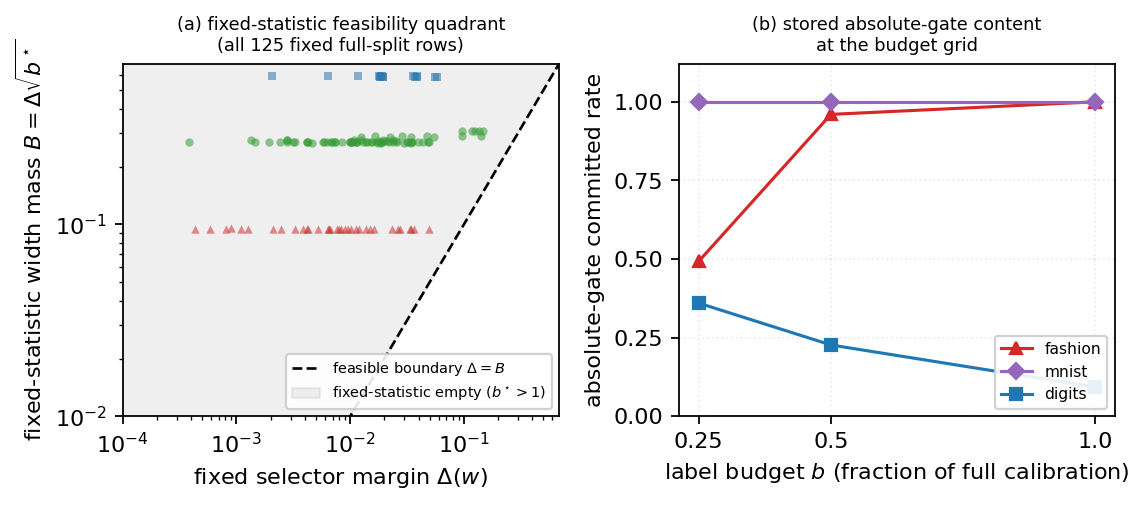

Reproduce this figure in Python.
#!/usr/bin/env python3
"""Render the Round-4 scoped version of the existing M10 frontier figure.

Reads the frozen M10 JSON and changes only figure labels: panel (a) is explicitly a
fixed-statistic required-width calculation, while panel (b) remains a stored-grid diagnostic.
"""

from __future__ import annotations

import json
import math
import statistics as st
from pathlib import Path

import matplotlib

matplotlib.use("Agg")
import matplotlib.pyplot as plt
import numpy as np


PROJECT = Path(__file__).resolve().parents[1]
SOURCE = PROJECT / "remote_snapshot" / "results" / "SUBGMIX_M10_EXACTBAND_BUDGET_R1911.json"
OUTPDF = PROJECT / "manuscript" / "fig_m10_frontier.pdf"
OUTPNG = PROJECT / "build" / "revision_04_fig_m10_frontier.png"


def main() -> None:
    payload = json.loads(SOURCE.read_text())
    rows = [
        row
        for carrier_value in payload["cells"].values()
        for budget_value in carrier_value["budgets"].values()
        for row in budget_value["rows"]
        if not row.get("trivial", True) and float(row["budget"]) >= 0.999
    ]
    assert len(rows) == payload["emptiness_certificate"]["n_real_switch_rows_full_budget"] == 125

    carrier_col = {
        "fashion": "#d62728",
        "digits": "#1f77b4",
        "news": "#2ca02c",
        "mnist": "#9467bd",
    }
    marker_map = {"fashion": "^", "digits": "s", "news": "o", "mnist": "D"}
    fig, (axa, axb) = plt.subplots(1, 2, figsize=(7.2, 3.3))

    for row in rows:
        delta = row["Delta_full"]
        bandwidth_mass = delta * math.sqrt(row["bstar_hoef_full"])
        axa.scatter(
            delta,
            bandwidth_mass,
            s=14,
            color=carrier_col[row["carrier"]],
            marker=marker_map[row["carrier"]],
            alpha=0.55,
            linewidths=0,
        )
    limit = max(
        max(row["Delta_full"] for row in rows),
        max(row["Delta_full"] * math.sqrt(row["bstar_hoef_full"]) for row in rows),
    ) * 1.15
    xs = np.linspace(0, limit, 200)
    axa.plot(xs, xs, color="black", lw=1.2, ls="--", label=r"feasible boundary $\Delta=B$")
    axa.fill_between(xs, xs, limit, color="gray", alpha=0.12, label=r"fixed-statistic empty ($b^\star>1$)")
    axa.set_xscale("log")
    axa.set_yscale("log")
    axa.set_xlabel(r"fixed selector margin $\Delta(w)$")
    axa.set_ylabel(r"fixed-statistic width mass $B=\Delta\sqrt{b^\star}$")
    axa.set_title("(a) fixed-statistic feasibility quadrant\n(all 125 fixed full-split rows)", fontsize=8)
    axa.set_xlim(1e-4, limit)
    axa.set_ylim(1e-2, limit)
    axa.legend(loc="lower right", fontsize=6.5, framealpha=0.9)

    budgets = ["0.25", "0.5", "1.0"]
    carriers = ["fashion", "mnist", "digits"]
    per_carrier = payload["per_carrier_budget"]
    for carrier in carriers:
        rates = [per_carrier[carrier][budget]["abs_commit_rate"] for budget in budgets]
        axb.plot(
            [0.25, 0.5, 1.0],
            rates,
            "-",
            color=carrier_col[carrier],
            marker=marker_map[carrier],
            markersize=5,
            lw=1.4,
            label=carrier,
        )
    axb.set_xticks([0.25, 0.5, 1.0])
    axb.set_xticklabels(["0.25", "0.5", "1.0"])
    axb.set_xlabel(r"label budget $b$ (fraction of full calibration)")
    axb.set_ylabel(r"absolute-gate committed rate")
    axb.set_title("(b) stored absolute-gate content\nat the budget grid", fontsize=8)
    axb.set_ylim(0, 1.12)
    axb.set_yticks([0, 0.25, 0.5, 0.75, 1.0])
    axb.legend(loc="lower right", fontsize=7, framealpha=0.9)
    axb.grid(alpha=0.25, ls=":")

    fig.tight_layout()
    fig.savefig(OUTPDF, bbox_inches="tight")
    fig.savefig(OUTPNG, dpi=160, bbox_inches="tight")

    median_delta = st.median(row["Delta_full"] for row in rows)
    median_bstar = st.median(row["bstar_hoef_full"] for row in rows)
    minimum_bstar = min(row["bstar_hoef_full"] for row in rows)
    assert abs(median_delta - 0.0139) < 0.002
    assert abs(median_bstar - 272.9) / 272.9 < 0.05
    assert minimum_bstar > 1
    print(
        json.dumps(
            {
                "source": str(SOURCE.relative_to(PROJECT)),
                "rows": len(rows),
                "median_delta": median_delta,
                "median_bstar": median_bstar,
                "minimum_bstar": minimum_bstar,
                "pdf": str(OUTPDF.relative_to(PROJECT)),
                "png": str(OUTPNG.relative_to(PROJECT)),
            },
            sort_keys=True,
        )
    )


if __name__ == "__main__":
    main()
